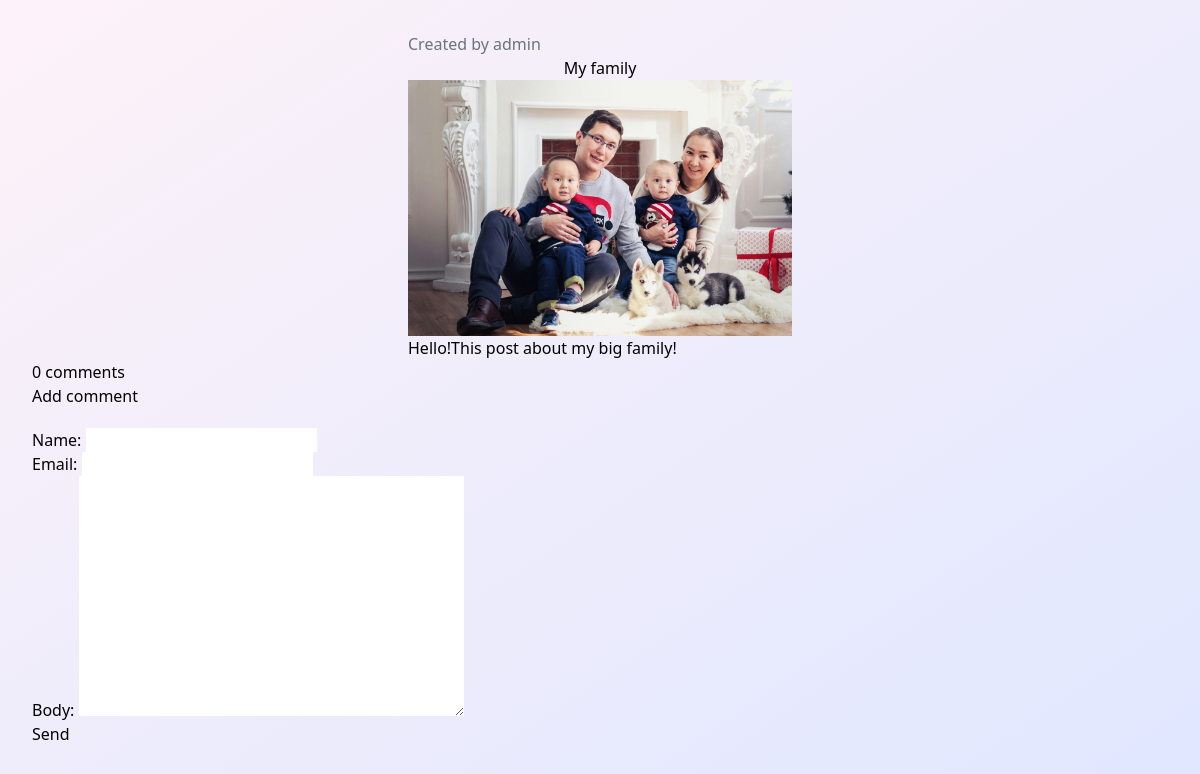
Before: /blog/2022/5/19/my-family/ with the older database file.
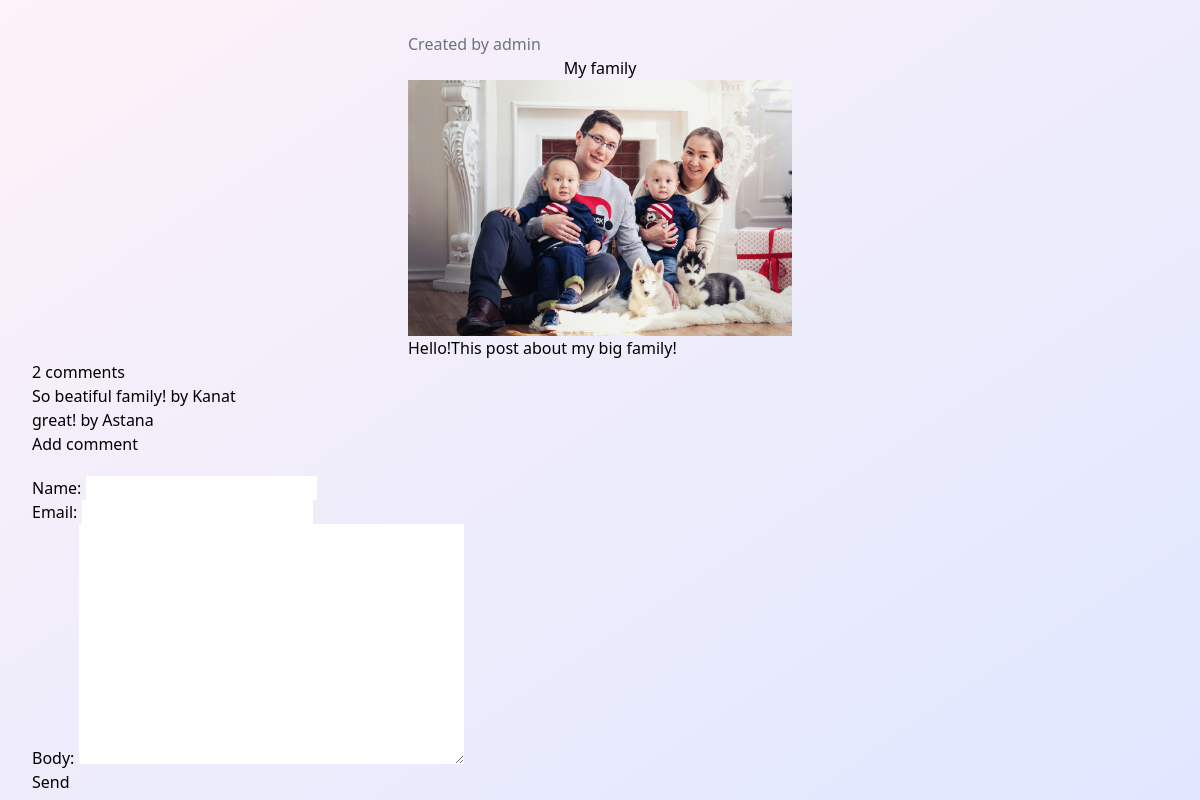
After: the same page with the newer database file.
### blog/models.py (models this page shows, shortened)
class Post(models.Model):
    STATUS_CHOICES = (
        ('draft', 'Draft'),
        ('published', 'Published'),
    )
    title = models.CharField(max_length=250)
    slug = models.SlugField(max_length=250, unique_for_date='publish')
    author = models.ForeignKey(User, on_delete=models.CASCADE)
    publish = models.DateTimeField(default=timezone.now)
    created = models.DateTimeField(auto_now_add=True)
    body = models.TextField()
    updated = models.DateTimeField(auto_now=True)
    status = models.CharField(
        max_length=10, choices=STATUS_CHOICES, default='draft')
    image = models.ImageField(upload_to="images")
    objects = models.Manager()
    published = PublishedManager()
    class Meta:
        ordering = ('-publish',)

class Comment(models.Model):
    post = models.ForeignKey(
        Post, on_delete=models.CASCADE, related_name='comments')
    name = models.CharField(max_length=80)
    email = models.EmailField()
    body = models.TextField()
    created = models.DateTimeField(auto_now_add=True)
    updated = models.DateTimeField(auto_now=True)
    active = models.BooleanField(default=True)
    class Meta:
        ordering = ('created',)

### blog/views.py (the view)
def post_detail(request, slug, year, month, day):
    post = get_object_or_404(Post, slug=slug, status='published',
                             publish__year=year, publish__month=month, publish__day=day)
    comments = post.comments.filter(active=True)
    new_comment = None
    if request.method == "POST":
        comment_form = CommentForm(request.POST)
        if comment_form.is_valid():
            new_comment = comment_form.save(commit=False)
            new_comment.post = post
            new_comment.save()
    else:
        comment_form = CommentForm()
    context = {
        'post': post,
        'comments': comments,
        'new_comment': new_comment,
        'comment_form': comment_form,
    }
    return render(request, 'blog/post/detail.html', context)

### blog/forms.py
class CommentForm(forms.ModelForm):
    class Meta:
        model = Comment
        fields = ("name", "email", "body")

### blog/templates/blog/post/detail.html (shortened to what this page needs)
{% extends 'blog/base.html' %}
{% block content %}
<section class="h-screen w-screen bg-gradient-to-br from-pink-50 to-indigo-100 p-8">
<div class="container w-96 mx-auto">
    <p class="text-gray-500">Created by {{post.author}}</p>
    <h2 class="text-center">{{post.title}}</h2>
    <img class="mx-auto" src="{{post.image.url}}"/>
    <p>{{post.body}}</p>
</div>
{% with comments.count as total_comments %}
<h2>
    {{ total_comments }} comment{{ total_comments|pluralize }}
    {% for comment in comments %}
        <p>{{comment.body}} by {{comment.name}}</p>
    {% endfor %}
    <h4>Add comment</h4>
    <form method="post" class="mt-5">
        {{comment_form.as_p}}
        <input type="submit" value="Send"/>
    </form>
</h2>
{% endwith %}
</section>
{% endblock content %}

### blog/templates/blog/base.html (shortened to what this page needs)
{% load static %}
<!DOCTYPE html>
<html lang="en">
<head>
    <script src="https://cdn.tailwindcss.com"></script>
    <link rel="stylesheet" href="{% static 'blog/css/blog.css' %}">
</head>
<body>
    {% block content %}
    {% endblock content %}
</body>
</html>

### blog/static/blog/css/blog.css (style rules this page uses)
* { margin:0; padding:0; box-sizing: border-box; }

Changed rows visible on the page:
added Comment: body "So beatiful family!", name "Kanat"
added Comment: body "great!", name "Astana"
Other visible differences:
{{ total_comments }}: "0" → "2"
